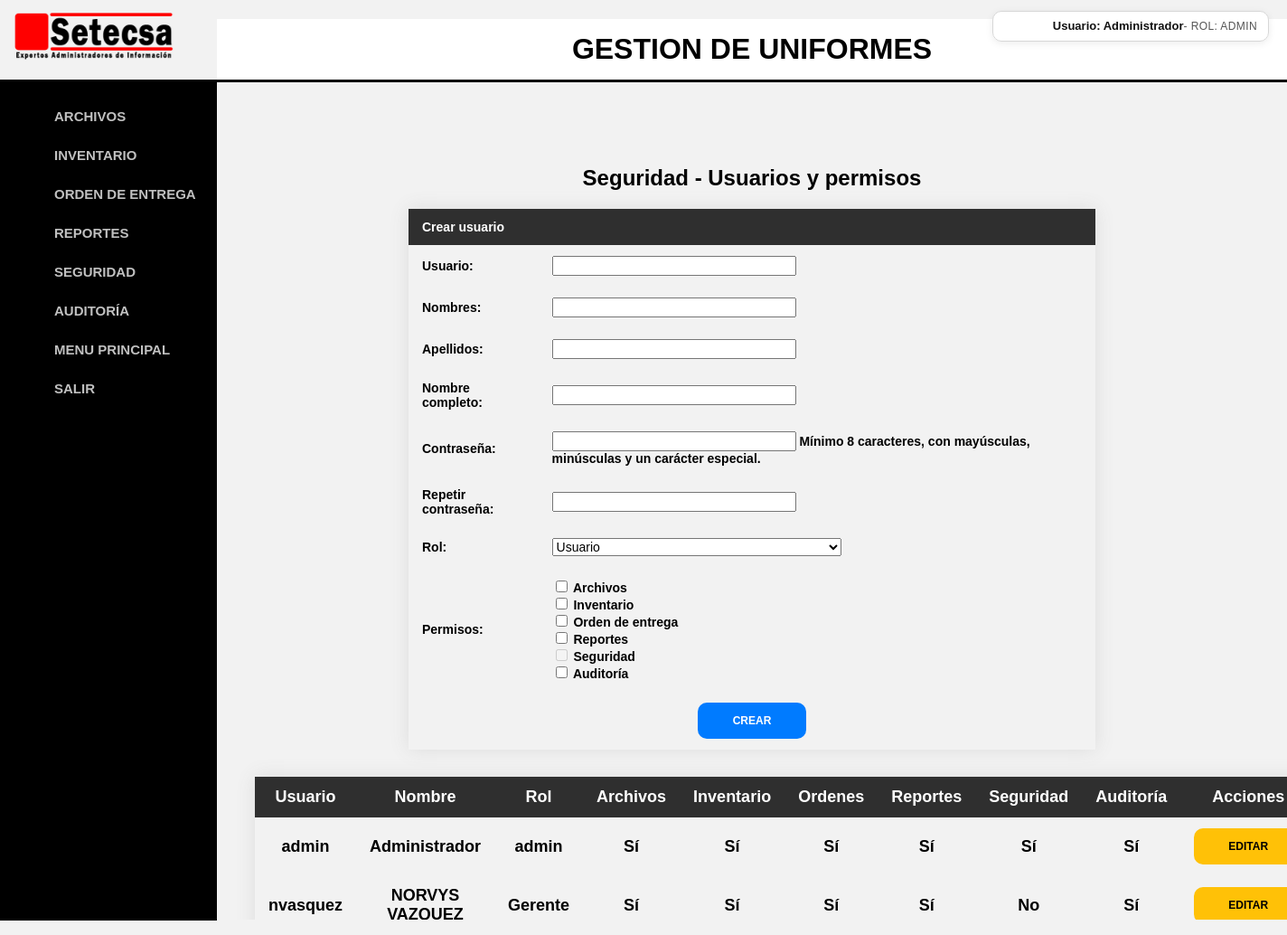
Screenshot of /seguridad.php (signed in) with the database file from the repository.
### tables this page shows
CREATE TABLE `usuarios` (
  `id` int(11) NOT NULL,
  `username` varchar(50) NOT NULL,
  `password` varchar(255) NOT NULL,
  `role` varchar(50) NOT NULL,
  `nombre` varchar(100) DEFAULT NULL,
  `activo` tinyint(1) NOT NULL DEFAULT 1,
  `permiso_archivo` tinyint(1) NOT NULL DEFAULT 0,
  `permiso_inventario` tinyint(1) NOT NULL DEFAULT 0,
  `permiso_ordenes` tinyint(1) NOT NULL DEFAULT 0,
  `permiso_reportes` tinyint(1) NOT NULL DEFAULT 0,
  `permiso_seguridad` tinyint(1) NOT NULL DEFAULT 0,
  `permiso_auditoria` tinyint(1) NOT NULL DEFAULT 0
);

### seguridad.php (the view, shortened to what this page needs)
<?php
include 'conexion_db.php';
$editId = null;
$usuario = '';
$nombre = '';
$nombres = '';
$apellidos = '';
$rol = 'Usuario';
$perm_archivo = 0;
$perm_inventario = 0;
$perm_ordenes = 0;
$perm_reportes = 0;
$perm_seguridad = 0;
$perm_auditoria = 0;
$usuarios = [];
$result = mysqli_query($mysqli, "SELECT id, username, nombre, role, permiso_archivo, permiso_inventario, permiso_ordenes, permiso_reportes, permiso_seguridad, permiso_auditoria FROM usuarios ORDER BY username");
if ($result) {
    while ($row = mysqli_fetch_assoc($result)) {
        $usuarios[] = $row;
    }
}
?>
<?php include 'encabezado.php'; ?>
<html lang="es">
    <br><br><br><br>
    <div style="margin: 0 auto; max-width: 1100px; text-align: center;">
        <h2>Seguridad - Usuarios y permisos</h2>
        <form id="form-seguridad" method="POST" style="margin-bottom: 30px;">
            <table class="styled-table-1" style="margin: 0 auto; width: 100%; max-width: 760px; text-align: left;">
                <thead>
                    <tr><th colspan="2"><?php echo $editId ? 'Editar usuario' : 'Crear usuario'; ?></th></tr>
                </thead>
                <tbody>
                    <tr>
                        <td>Usuario:</td>
                        <td><input type="text" name="usuario" size="30" maxlength="50" value="<?php echo htmlspecialchars($usuario); ?>" required></td>
                    </tr>
                    <tr>
                        <td>Nombres:</td>
                        <td><input type="text" name="nombres" size="30" maxlength="100" value="<?php echo htmlspecialchars($nombres); ?>" style="text-transform: uppercase;" required></td>
                    </tr>
                    <tr>
                        <td>Apellidos:</td>
                        <td><input type="text" name="apellidos" size="30" maxlength="100" value="<?php echo htmlspecialchars($apellidos); ?>" style="text-transform: uppercase;" required></td>
                    </tr>
                    <tr>
                        <td>Nombre completo:</td>
                        <td><input type="text" name="nombre" size="30" maxlength="100" value="<?php echo htmlspecialchars($nombre); ?>" readonly></td>
                    </tr>
                    <tr>
                        <td>Contraseña:</td>
                        <td>
                            <input type="password" name="password" size="30" maxlength="50" <?php echo $editId ? '' : 'required'; ?>>
                            <small>Mínimo 8 caracteres, con mayúsculas, minúsculas y un carácter especial.</small>
                        </td>
                    </tr>
                    <tr>
                        <td>Repetir contraseña:</td>
                        <td><input type="password" name="password_confirm" size="30" maxlength="50" <?php echo $editId ? '' : 'required'; ?>></td>
                    </tr>
                    <tr>
                        <td>Rol:</td>
                        <td>
                            <select name="rol" id="rol" style="width: 100%; max-width: 320px;">
                                <option value="Usuario" <?php echo $rol === 'Usuario' ? 'selected' : ''; ?>>Usuario</option>
                            </select>
                        </td>
                    </tr>
                    <tr>
                        <td>Permisos:</td>
                        <td>
                            <label><input type="checkbox" name="perm_archivo" class="perm-check" <?php echo $perm_archivo ? 'checked' : ''; ?>> Archivos</label><br>
                            <label><input type="checkbox" name="perm_inventario" class="perm-check" <?php echo $perm_inventario ? 'checked' : ''; ?>> Inventario</label><br>
                            <label><input type="checkbox" name="perm_ordenes" class="perm-check" <?php echo $perm_ordenes ? 'checked' : ''; ?>> Orden de entrega</label><br>
                            <label><input type="checkbox" name="perm_reportes" class="perm-check" <?php echo $perm_reportes ? 'checked' : ''; ?>> Reportes</label><br>
                            <label><input type="checkbox" id="perm_seguridad" class="perm-check" <?php echo $perm_seguridad ? 'checked' : ''; ?> disabled> Seguridad</label>
                            <input type="hidden" name="perm_seguridad" id="perm_seguridad_hidden" value="<?php echo $perm_seguridad ? '1' : '0'; ?>"><br>
                            <label><input type="checkbox" name="perm_auditoria" class="perm-check" <?php echo $perm_auditoria ? 'checked' : ''; ?>> Auditoría</label>
                        </td>
                    </tr>
                    <tr>
                        <td colspan="2" style="text-align:center;"><input type="submit" class="boton <?php echo $editId ? '' : 'boton-azul'; ?>" value="<?php echo $editId ? 'Actualizar usuario' : 'CREAR'; ?>"></td>
                    </tr>
                </tbody>
            </table>
        </form>
        <table class="styled-table-3" style="margin: 0 auto; width: 100%; max-width: 1100px;">
            <thead>
                <tr>
                    <th>Usuario</th>
                    <th>Nombre</th>
                    <th>Rol</th>
                    <th>Archivos</th>
                    <th>Inventario</th>
                    <th>Ordenes</th>
                    <th>Reportes</th>
                    <th>Seguridad</th>
                    <th>Auditoría</th>
                    <th>Acciones</th>
                </tr>
            </thead>
            <tbody>
                <?php foreach ($usuarios as $usuario): ?>
                <tr>
                    <td><?php echo htmlspecialchars($usuario['username']); ?></td>
                    <td><?php echo htmlspecialchars($usuario['nombre']); ?></td>
                    <td><?php echo htmlspecialchars($usuario['role']); ?></td>
                    <td><?php echo $usuario['permiso_archivo'] ? 'Sí' : 'No'; ?></td>
                    <td><?php echo $usuario['permiso_inventario'] ? 'Sí' : 'No'; ?></td>
                    <td><?php echo $usuario['permiso_ordenes'] ? 'Sí' : 'No'; ?></td>
                    <td><?php echo $usuario['permiso_reportes'] ? 'Sí' : 'No'; ?></td>
                    <td><?php echo $usuario['permiso_seguridad'] ? 'Sí' : 'No'; ?></td>
                    <td><?php echo $usuario['permiso_auditoria'] ? 'Sí' : 'No'; ?></td>
                    <td><a href="seguridad.php?editar=<?php echo intval($usuario['id']); ?>" class="boton boton-amarillo" style="display: inline-block; text-decoration: none; line-height: 40px;">EDITAR</a></td>
                </tr>
                <?php endforeach; ?>
            </tbody>
        </table>
    </div>
</html>

### formatos.css (style rules this page uses)
body { font-family: Arial, sans-serif; margin: 0; padding: 0; margin-left: 240px; background-color: #f2f2f2; color: #000; }
form, form * { font-size: 14px; }
.boton { font-size:12px; font-family:sans-serif; font-weight:bold; color:#ffffff; background:#333333; border:0px; border-radius: 10px; width:120px; height:40px; }
.boton-azul { background: #007bff; color: #ffffff; }
.boton-amarillo { background: #ffc107; color: #000000; }
.styled-table-1 { border-collapse: collapse; margin: 45px 400px; font-size: 1em; font-family: sans-serif; min-width: 500px; box-shadow: 0 0 20px #dcdcdc; }
.styled-table-1 thead tr { background-color: #2f2f2f; color: #ffffff; text-align: middle; }
.styled-table-1 th, .styled-table-1 td { padding: 12px 15px; }
.styled-table-1 tbody tr td { text-align: left; font-weight: bold; color: #000000; height: 10px; }
.styled-table-3 { border-collapse: collapse; margin: 45px 300px; font-size: 18px; font-family: sans-serif; min-width: 700px; box-shadow: 0 0 20px #dcdcdc; }
.styled-table-3 thead tr { background-color: #2f2f2f; color: #ffffff; text-align: middle; }
.styled-table-3 th, .styled-table-3 td { padding: 12px 15px; }
.styled-table-3 tbody tr td { text-align: center; font-weight: bold; color: #000000; height: 10px; }

### rows the page displays
usuarios: username "admin", nombre "Administrador", role "admin", permiso_archivo "Sí", permiso_inventario "Sí", permiso_ordenes "Sí", permiso_reportes "Sí", permiso_seguridad "Sí", permiso_auditoria "Sí"
usuarios: username "nvasquez", nombre "NORVYS VAZQUEZ", role "Gerente", permiso_archivo "Sí", permiso_inventario "Sí", permiso_ordenes "Sí", permiso_reportes "Sí", permiso_seguridad "No", permiso_auditoria "Sí"

### other values shown
$nombreUsuarioSesion "Administrador"
$rolUsuarioSesion "ADMIN"
